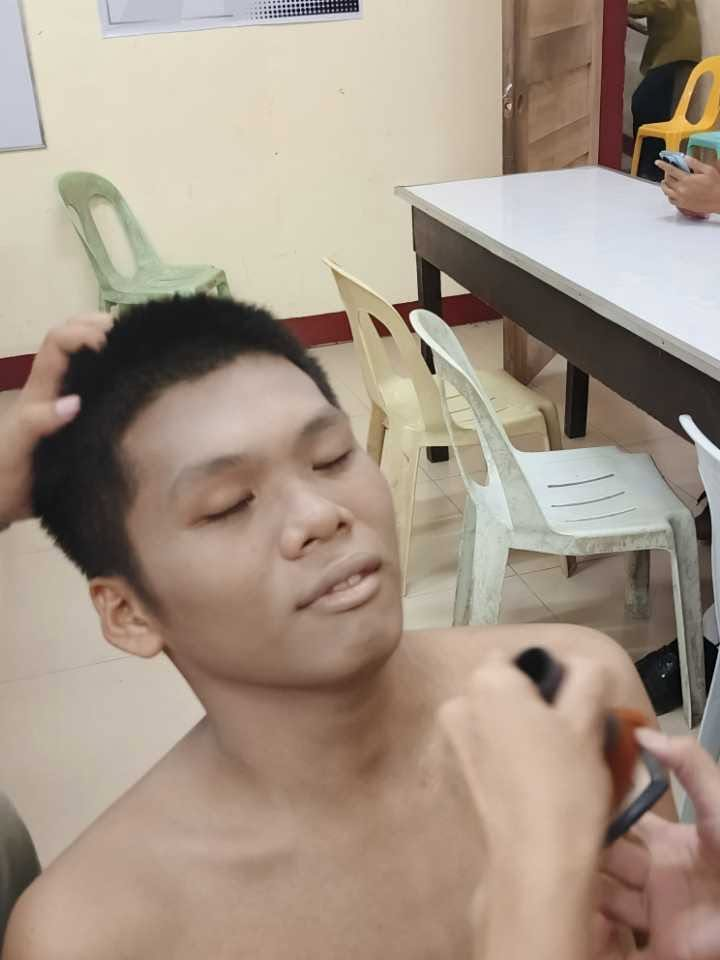
#> input picture Resources/Photos/paktay.jpg, 720 x 960 px
$ python colour_spaces.py
#> lines starting #> are read from the running program, lines starting #| are printed output that depends on the picture
#pylint:disable=no-member

import cv2 as cv
import matplotlib.pyplot as plt

img = cv.imread('../Resources/Photos/paktay.jpg')
#> img is the input picture: shape (960, 720, 3); mean B, G, R 134.1, 148.9, 165
cv.imshow('Park', img)

# plt.imshow(img)
# plt.show()

# BGR to Grayscale
gray = cv.cvtColor(img, cv.COLOR_BGR2GRAY)
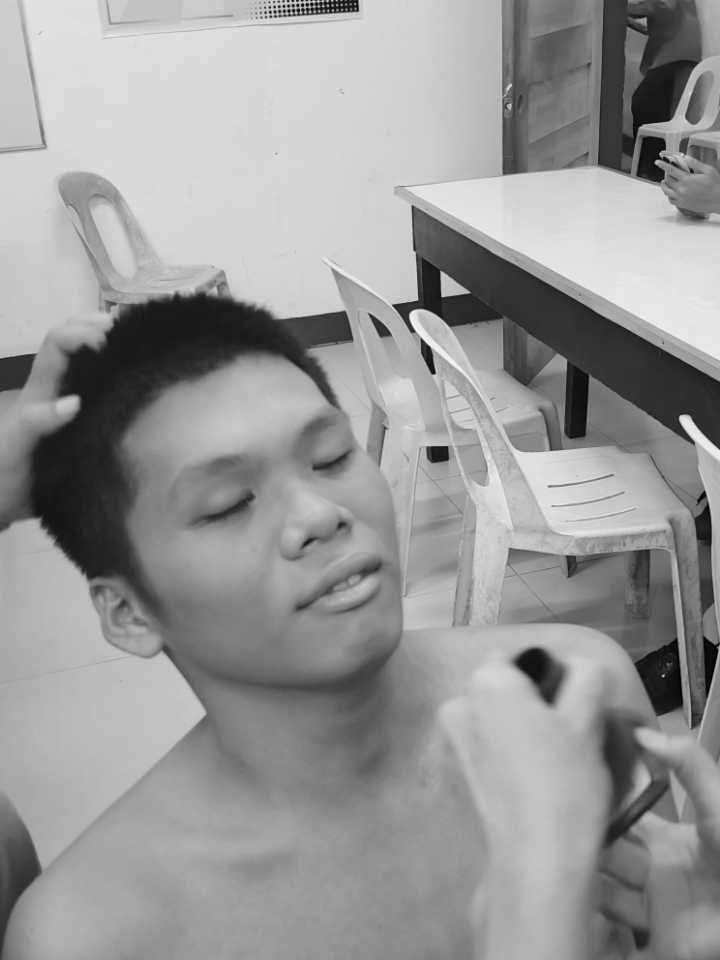
#> gray: shape (960, 720); min 0, max 254, mean 152
cv.imshow('Gray', gray)

# BGR to HSV
hsv = cv.cvtColor(img, cv.COLOR_BGR2HSV)
#> hsv: shape (960, 720, 3); mean H, S, V 25.8, 54.7, 166.2
cv.imshow('HSV', hsv)

# BGR to L*a*b
lab = cv.cvtColor(img, cv.COLOR_BGR2LAB)
#> lab: shape (960, 720, 3); mean of channels 0, 1, 2 158.1, 131.9, 138.1
cv.imshow('LAB', lab)

# BGR to RGB
rgb = cv.cvtColor(img, cv.COLOR_BGR2RGB)
cv.imshow('RGB', rgb)

# HSV to BGR
lab_bgr = cv.cvtColor(lab, cv.COLOR_LAB2BGR)
cv.imshow('LAB --> BGR', lab_bgr)

cv.waitKey(0)

$ run again, with Resources/Photos/iyan.jpg copied over Resources/Photos/paktay.jpg
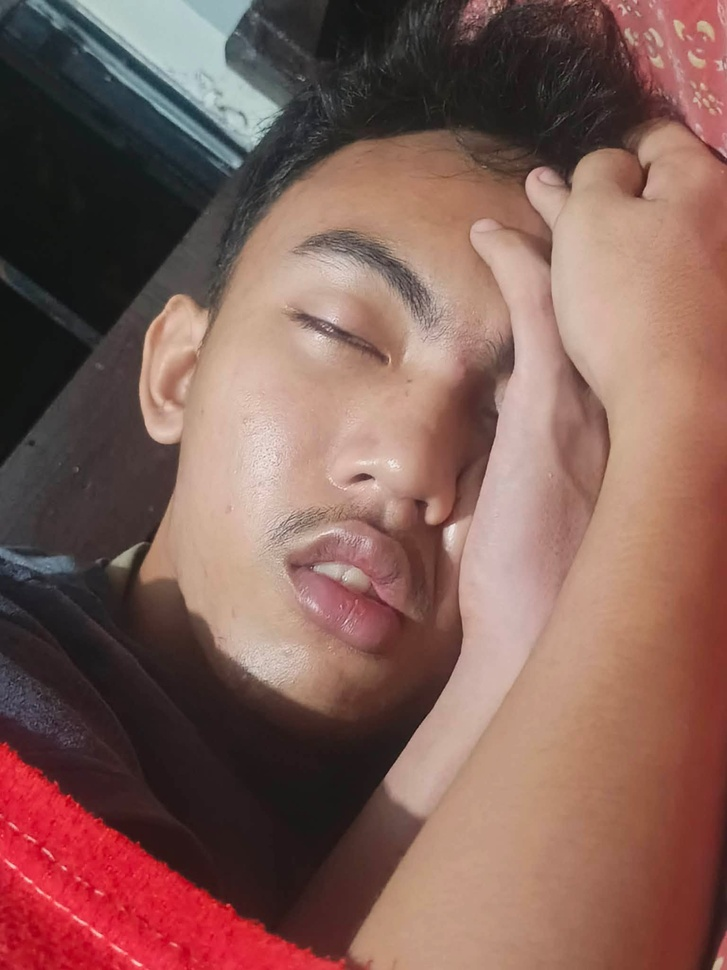
#> input picture Resources/Photos/iyan.jpg, 727 x 970 px, shrunk from 1536 x 2048 before the run
#> img is the input picture: shape (970, 727, 3); mean B, G, R 87.4, 95, 130.2
#> `gray = cv.cvtColor(img, cv.COLOR_BGR2GRAY)`:
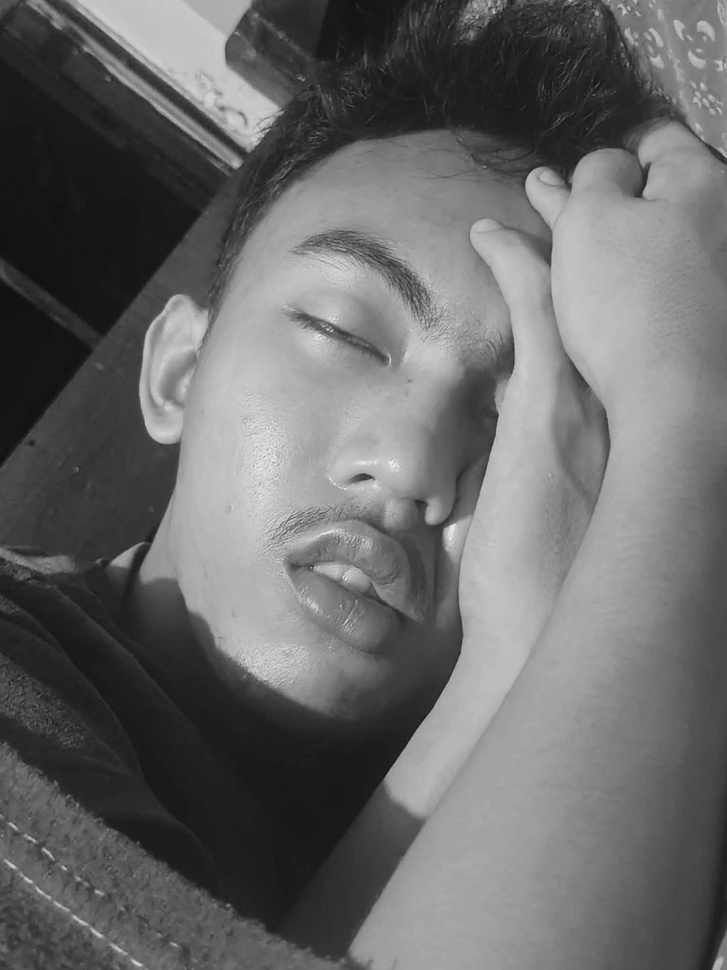
#> gray: shape (970, 727); min 13, max 239, mean 104.6
#> hsv: shape (970, 727, 3); mean H, S, V 47.2, 82.9, 131.6
#> lab: shape (970, 727, 3); mean of channels 0, 1, 2 110.4, 140.6, 138.8

$ run again, with Resources/Photos/kags.jpg copied over Resources/Photos/paktay.jpg
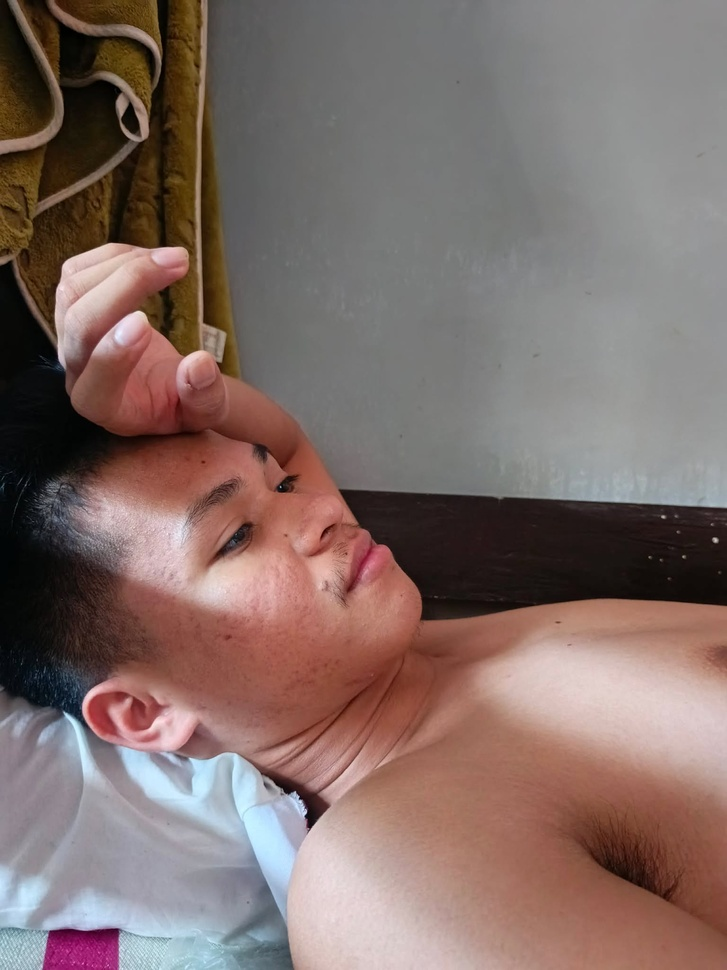
#> input picture Resources/Photos/kags.jpg, 727 x 970 px, shrunk from 1536 x 2048 before the run
#> img is the input picture: shape (970, 727, 3); mean B, G, R 104.8, 109.6, 128.8
#> `gray = cv.cvtColor(img, cv.COLOR_BGR2GRAY)`:
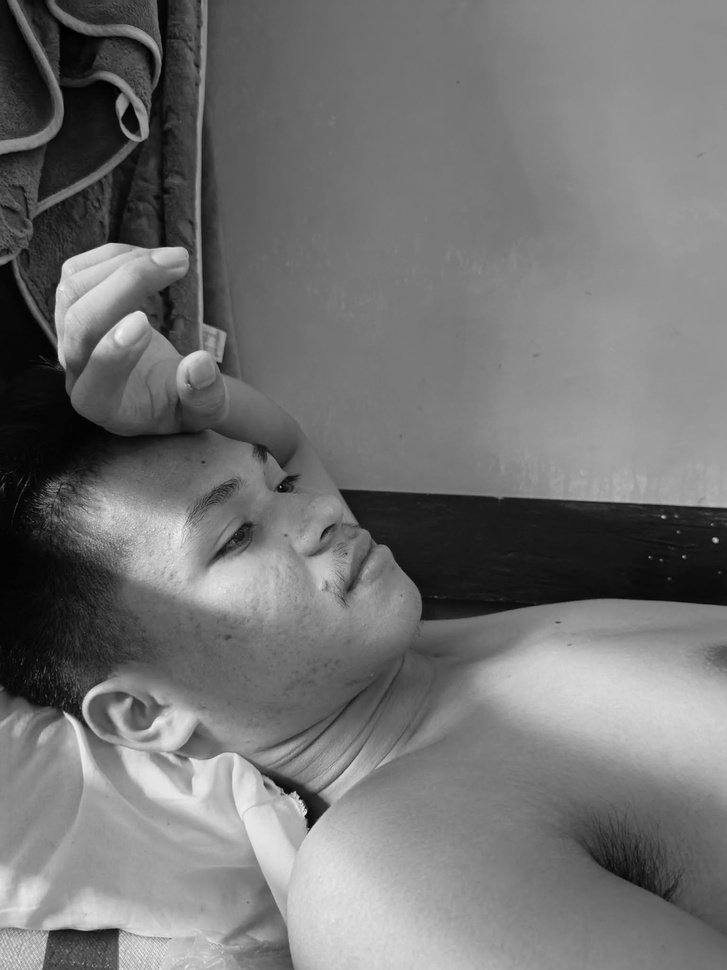
#> gray: shape (970, 727); min 0, max 243, mean 114.8
#> hsv: shape (970, 727, 3); mean H, S, V 40.2, 66.3, 131.4
#> lab: shape (970, 727, 3); mean of channels 0, 1, 2 121, 135.4, 134.1
